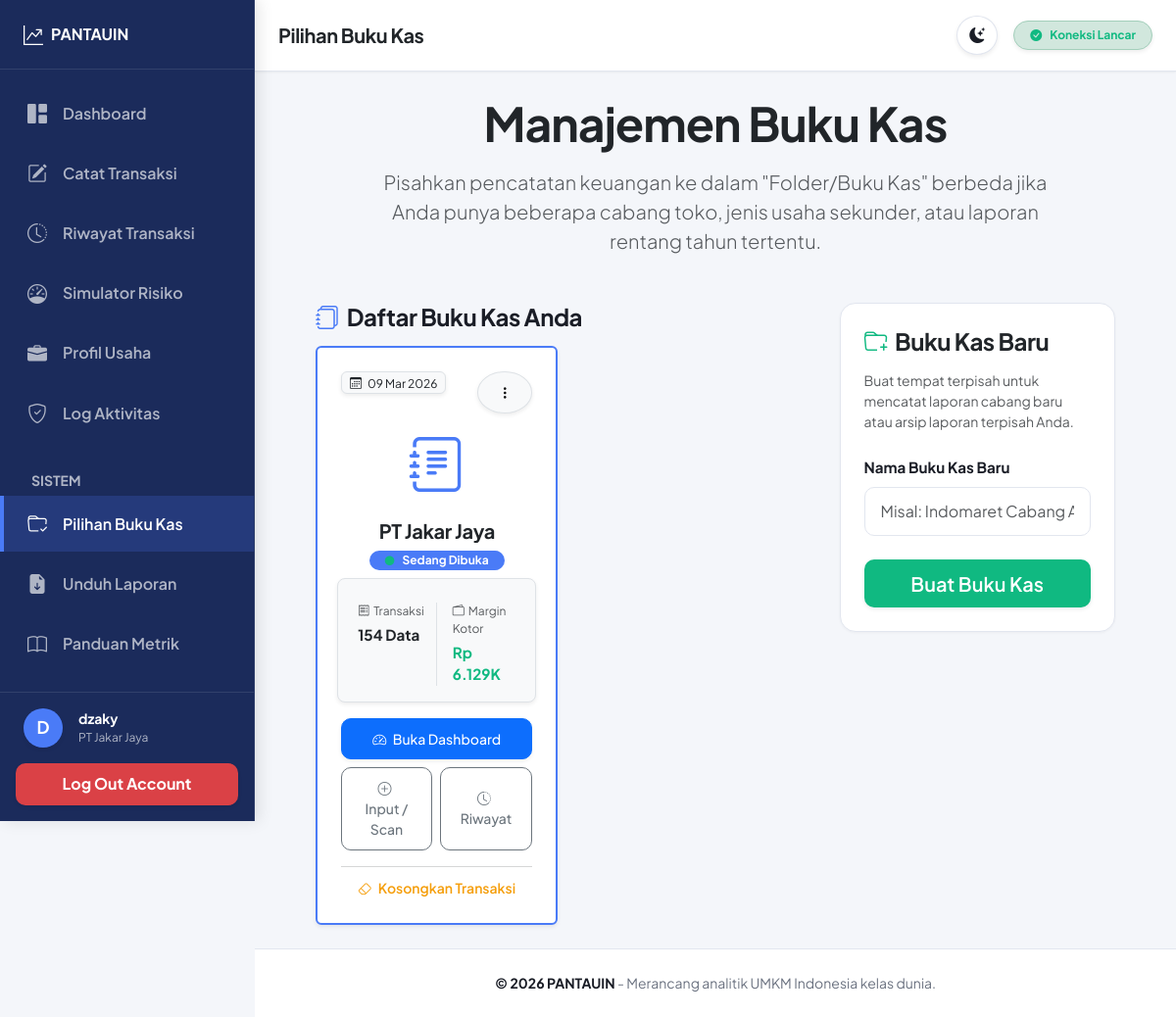
The page /buku-kas (signed in) on the database its author committed.
### models.py (models this page shows)
class BukuKas(db.Model):
    __tablename__ = 'buku_kas'
    id = db.Column(db.Integer, primary_key=True)
    user_id = db.Column(db.Integer, db.ForeignKey('users.id', ondelete='CASCADE'), nullable=False)
    nama_buku = db.Column(db.String(100), nullable=False)
    created_at = db.Column(db.DateTime(timezone=True), server_default=func.now())
    user = db.relationship('User', backref=db.backref('buku_kas', lazy=True, cascade='all, delete-orphan'))
    profil = db.relationship('ProfilPerusahaan', backref='buku_kas', uselist=False, lazy=True, cascade='all, delete-orphan')

### app.py (the view, shortened to what this page needs)
    @app.route('/buku-kas', methods=['GET', 'POST'])
    @login_required
    def buku_kas_manager():
        form = BukuKasForm()
        daftar_buku = BukuKas.query.filter_by(user_id=session['user_id']).all()
        stats = {}
        for bk in daftar_buku:
            transaksi = Transaksi.query.filter_by(buku_kas_id=bk.id).all()
            total_in = sum(t.pemasukan for t in transaksi)
            total_out = sum(t.pengeluaran for t in transaksi)
            margin = total_in - total_out
            stats[bk.id] = {
                'count': len(transaksi),
                'pemasukan': total_in,
                'pengeluaran': total_out,
                'margin': margin
            }
        return render_template('buku_kas.html', form=form, stats=stats)

### templates/buku_kas.html (shortened to what this page needs)
{% extends 'base.html' %}
{% block page_heading %}Pilihan Buku Kas{% endblock %}
{% block content %}
<div class="row mb-5 justify-content-center">
    <div class="col-lg-10 text-center">
        <h1 class="display-5 fw-bold mb-3 text-dark">Manajemen Buku Kas</h1>
        <p class="lead text-muted" style="max-width: 700px; margin: 0 auto;">Pisahkan pencatatan keuangan ke dalam
            "Folder/Buku Kas" berbeda jika Anda punya beberapa cabang toko, jenis usaha sekunder, atau laporan rentang
            tahun tertentu.</p>
    </div>
</div>
<div class="row g-4 justify-content-center">
    <div class="col-lg-7">
        <h4 class="fw-bold mb-3"><i class="bi bi-journals me-2 text-primary"></i>Daftar Buku Kas Anda</h4>
        <div class="row g-3">
            {% for buku in daftar_buku %}
            <div class="col-md-6">
                <div class="card h-100 shadow-sm transition-hover {% if session.get('buku_kas_id') == buku.id %}border-primary border-2{% else %}border-0{% endif %}">
                    <div class="card-body p-4 text-center">
                        <div class="d-flex justify-content-between align-items-start mb-2">
                            <div class="badge bg-light text-dark shadow-sm border fw-normal"><i class="bi bi-calendar3 me-1"></i> {{ buku.created_at.strftime('%d %b %Y') }}</div>
                            <div class="dropdown">
                                <button class="btn btn-sm btn-light rounded-circle border shadow-sm" type="button" data-bs-toggle="dropdown" aria-expanded="false" title="Opsi Lainnya">
                                    <i class="bi bi-three-dots-vertical"></i>
                                </button>
                            </div>
                        </div>
                        <div class="mb-3">
                            <i class="bi bi-journal-text {% if session.get('buku_kas_id') == buku.id %}text-primary{% else %}text-muted{% endif %}"
                                style="font-size: 3.5rem;"></i>
                        </div>
                        <h5 class="fw-bold text-dark mb-1 text-truncate" title="{{ buku.nama_buku }}">{{ buku.nama_buku }}</h5>
                        {% if session.get('buku_kas_id') == buku.id %}
                        <div class="badge bg-primary px-3 py-1 mb-3 rounded-pill"><i class="bi bi-circle-fill text-success me-2" style="font-size: 0.6rem;"></i>Sedang Dibuka</div>
                        {% else %}
                        <div class="mb-3 opacity-0 user-select-none"><div class="badge bg-primary px-3 py-1 rounded-pill">Placeholder</div></div>
                        {% endif %}
                        {% if stats and buku.id in stats %}
                        <div class="row g-2 mb-3 text-start bg-light rounded-3 p-3 shadow-sm border">
                            <div class="col-6 border-end">
                                <div class="small text-muted mb-1" style="font-size: 0.75rem;"><i class="bi bi-receipt me-1"></i>Transaksi</div>
                                <div class="fw-bold text-dark" style="font-size: 0.95rem;">{{ stats[buku.id]['count'] }} Data</div>
                            </div>
                            <div class="col-6 ps-3">
                                <div class="small text-muted mb-1" style="font-size: 0.75rem;"><i class="bi bi-wallet2 me-1"></i>Margin Kotor</div>
                                <div class="fw-bold {% if stats[buku.id]['margin'] > 0 %}text-success{% elif stats[buku.id]['margin'] < 0 %}text-danger{% else %}text-secondary{% endif %}" style="font-size: 0.95rem;">
                                    Rp <span title="{{ stats[buku.id]['margin'] }}">{{ "{:,.0f}".format(stats[buku.id]['margin']/1000) | replace(',', '.') }}K</span>
                                </div>
                            </div>
                        </div>
                        {% endif %}
                        <form action="{{ url_for('switch_buku_kas', buku_id=buku.id) }}" method="POST"
                            class="d-flex flex-column gap-2 mb-3">
                            <button type="submit" name="destination" value="dashboard"
                                class="btn btn-primary btn-sm w-100 fw-medium shadow-sm"><i class="bi bi-speedometer2 me-1"></i> Buka Dashboard</button>
                            <div class="d-flex gap-2">
                                <button type="submit" name="destination" value="input"
                                    class="btn btn-outline-secondary btn-sm w-50 fw-medium"><i class="bi bi-plus-circle me-1"></i> Input / Scan</button>
                                <button type="submit" name="destination" value="riwayat"
                                    class="btn btn-outline-secondary btn-sm w-50 fw-medium"><i class="bi bi-clock-history me-1"></i> Riwayat</button>
                            </div>
                        </form>
                        <hr class="text-muted opacity-25 my-2">
                        <button type="button" class="btn btn-link text-warning text-decoration-none btn-sm w-100 p-0"
                            data-bs-toggle="modal" data-bs-target="#resetModal{{ buku.id }}">
                            <i class="bi bi-eraser me-1"></i> Kosongkan Transaksi
                        </button>
                    </div>
                </div>
            </div>
            {% endfor %}
        </div>
    </div>
    <div class="col-lg-4">
        <div class="card summary-card p-4 sticky-top" style="top: 2rem;">
            <h4 class="fw-bold mb-3 text-dark"><i class="bi bi-folder-plus me-2 text-success"></i>Buku Kas Baru</h4>
            <p class="text-muted small mb-4">Buat tempat terpisah untuk mencatat laporan cabang baru atau arsip laporan
                terpisah Anda.</p>
            <form action="{{ url_for('buku_kas_manager') }}" method="POST">
                <div class="mb-4">
                    {{ form.nama_buku.label(class="form-label fw-bold") }}
                    {{ form.nama_buku(class="form-control form-control-lg", placeholder="Misal: Indomaret Cabang A") }}
                </div>
                {{ form.submit(class="btn btn-success btn-lg w-100 shadow-sm", style="background-color:
                var(--success-color); border:none;") }}
            </form>
        </div>
    </div>
</div>
{% endblock %}

### templates/base.html (shortened to what this page needs)
<!DOCTYPE html>
<html lang="id">
<head>
    <link href="https://cdn.jsdelivr.net/npm/bootstrap@5.3.2/dist/css/bootstrap.min.css" rel="stylesheet">
    <link rel="stylesheet" href="https://cdn.jsdelivr.net/npm/bootstrap-icons@1.11.3/font/bootstrap-icons.min.css">
    <link rel="stylesheet" href="{{ url_for('static', filename='css/style.css') }}">
</head>
<body>
    {% if session.get('user_id') %}
    <aside class="sidebar" id="sidebar">
        <div class="sidebar-header">
            <a class="brand" href="{{ url_for('dashboard') }}" aria-label="Beranda Utama PANTAUIN">
                <i class="bi bi-graph-up-arrow fs-5 me-2"></i> PANTAUIN
            </a>
        </div>
        <div class="sidebar-menu flex-grow-1 overflow-auto py-3">
            <ul class="nav flex-column">
                <li class="nav-item mb-1">
                    <a class="nav-link {% if request.endpoint == 'dashboard' %}active{% endif %}"
                        href="{{ url_for('dashboard') }}">
                        <i class="bi bi-grid-1x2-fill fs-5 me-3"></i> Dashboard
                    </a>
                </li>
                <li class="nav-item mb-1">
                    <a class="nav-link {% if request.endpoint in ['input_transaksi', 'upload_csv'] %}active{% endif %}"
                        href="{{ url_for('input_transaksi') }}">
                        <i class="bi bi-pencil-square fs-5 me-3"></i> Catat Transaksi
                    </a>
                </li>
                <li class="nav-item mb-1">
                    <a class="nav-link {% if request.endpoint == 'riwayat' %}active{% endif %}"
                        href="{{ url_for('riwayat') }}">
                        <i class="bi bi-clock-history fs-5 me-3"></i> Riwayat Transaksi
                    </a>
                </li>
                <li class="nav-item mb-1">
                    <a class="nav-link {% if request.endpoint == 'simulator' %}active{% endif %}"
                        href="{{ url_for('simulator') }}">
                        <i class="bi bi-speedometer fs-5 me-3"></i> Simulator Risiko
                    </a>
                </li>
                <li class="nav-item mb-1">
                    <a class="nav-link {% if request.endpoint == 'edit_profil_perusahaan' %}active{% endif %}"
                        href="{{ url_for('edit_profil_perusahaan') }}">
                        <i class="bi bi-briefcase-fill fs-5 me-3"></i> Profil Usaha
                    </a>
                </li>
                <li class="nav-item mb-1">
                    <a class="nav-link {% if request.endpoint == 'log_aktivitas' %}active{% endif %}"
                        href="{{ url_for('log_aktivitas') }}">
                        <i class="bi bi-shield-check fs-5 me-3"></i> Log Aktivitas
                    </a>
                </li>
                <li class="nav-item mb-1 mt-4 px-3">
                    <span class="small fw-bold text-uppercase ms-3" style="color: var(--sidebar-link-color);">Sistem</span>
                </li>
                <li class="nav-item mb-1">
                    <a class="nav-link {% if request.endpoint == 'buku_kas_manager' %}active{% endif %}"
                        href="{{ url_for('buku_kas_manager') }}">
                        <i class="bi bi-folder-check fs-5 me-3"></i> Pilihan Buku Kas
                    </a>
                </li>
                <li class="nav-item mb-1">
                    <a class="nav-link" href="{{ url_for('download_report') }}">
                        <i class="bi bi-file-earmark-arrow-down-fill fs-5 me-3"></i> Unduh Laporan
                    </a>
                </li>
                <li class="nav-item mb-1">
                    <a class="nav-link {% if request.endpoint == 'panduan_metrik' %}active{% endif %}"
                        href="{{ url_for('panduan_metrik') }}">
                        <i class="bi bi-book fs-5 me-3"></i> Panduan Metrik
                    </a>
                </li>
            </ul>
        </div>
        <div class="sidebar-footer p-3 border-top" style="border-color: var(--sidebar-hover-bg) !important;">
            <div class="d-flex align-items-center mb-3 px-2" style="color: var(--sidebar-text);">
                <div class="rounded-circle d-flex align-items-center justify-content-center fw-bold me-3 shadow-sm"
                    style="width: 40px; height: 40px; font-size: 1.1rem; background: var(--accent-color); color: #fff;">
                    {{ session.username[0]|upper }}
                </div>
                <div>
                    <div class="small fw-bold text-truncate" style="max-width: 140px;">{{ session.username }}</div>
                    <div class="small text-truncate" style="font-size: 0.75rem; max-width: 140px; color: var(--sidebar-link-color);"
                        title="{{ buku_kas_aktif.nama_buku if buku_kas_aktif else 'Belum Pilih Proyek' }}">
                        {{ buku_kas_aktif.nama_buku if buku_kas_aktif else 'Belum Pilih Proyek' }}
                    </div>
                </div>
            </div>
            <form action="{{ url_for('logout') }}" method="POST" class="w-100">
                <button type="submit" class="btn btn-danger w-100 fw-bold shadow-sm"
                    style="background-color: rgba(239, 68, 68, 0.9); border:none;" aria-label="Keluar dari akun">Log Out
                    Account</button>
            </form>
        </div>
    </aside>
    <div class="main-wrapper" id="mainWrapper">
        <header class="topbar d-flex align-items-center justify-content-between">
            <div class="d-flex align-items-center">
                <h5 class="mb-0 fw-bold text-dark d-none d-sm-block">{% block page_heading %}Ikhtisar Sistem{% endblock
                    %}</h5>
            </div>
            <div class="d-flex align-items-center gap-3">
                <button type="button" class="btn btn-light rounded-circle shadow-sm d-flex align-items-center justify-content-center" id="theme-toggle" aria-label="Toggle Theme" style="width: 40px; height: 40px; border-color: var(--border-color); background-color: var(--surface-color); color: var(--text-dark);">
                    <i class="bi bi-moon-stars-fill" id="theme-icon"></i>
                </button>
                <span
                    class="badge bg-success-subtle text-success border border-success-subtle rounded-pill px-3 py-2 fw-bold shadow-sm d-flex align-items-center">
                    <i class="bi bi-check-circle-fill me-2"></i> Koneksi Lancar
                </span>
            </div>
        </header>
        <main class="content-area p-4 flex-grow-1" id="main-content">
            {% block content %}{% endblock %}
        </main>
        <footer class="text-center py-4 mt-auto small border-top" style="background-color: var(--surface-color); color: var(--text-muted);">
            <span class="fw-bold" style="color: var(--text-dark);">© 2026 PANTAUIN</span> - Merancang analitik UMKM Indonesia kelas dunia.
        </footer>
    </div>
    {% endif %}
</body>
</html>

### rows shown on the page
BukuKas: nama_buku "PT Jakar Jaya", created_at "09 Mar 2026", shows "Sedang Dibuka", stats "154", id "6.129"

### other values the page prints
{{ session.username[0]|upper }} "D"
{{ session.username }} "dzaky"
